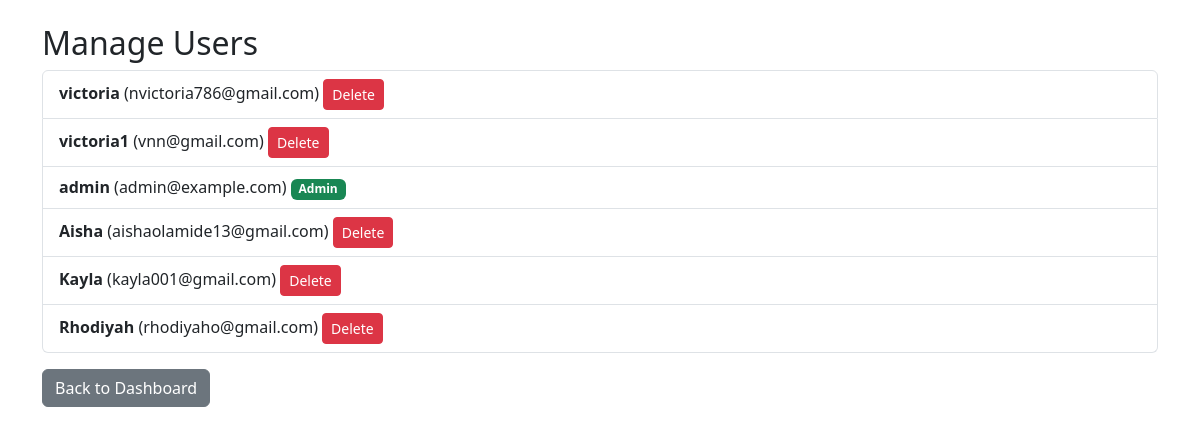
/admin/manage_users (signed in), run on the app's committed database.
### app/models.py (models this page shows, shortened)
class User(UserMixin, db.Model):
    id = db.Column(db.Integer, primary_key=True)
    username = db.Column(db.String(100), unique=True, nullable=False)
    email = db.Column(db.String(100), unique=True, nullable=False)
    password_hash = db.Column(db.String(128), nullable=False)
    date_joined = db.Column(db.DateTime, default=datetime.utcnow)
    is_admin = db.Column(db.Boolean, default=False)
    itineraries = db.relationship(
        'Itinerary', back_populates='user', cascade='all, delete-orphan'
    )
    uploads = db.relationship(
        'Upload', back_populates='user', cascade='all, delete-orphan', passive_deletes=True
    )
    likes = db.relationship(
        'Like', back_populates='user', cascade='all, delete-orphan', passive_deletes=True
    )
    comments = db.relationship(
        'Comment', back_populates='user', cascade='all, delete-orphan', passive_deletes=True
    )

### app/routes.py (the view)
@main.route('/admin/manage_users')
@login_required
def manage_users():
    if not current_user.is_admin:
        flash('You do not have permission to view this page.', 'danger')
        return redirect(url_for('main.dashboard'))
    users = User.query.all()  # Retrieve all users from the database
    return render_template('manage_users.html', users=users)

### app/__init__.py (called while the page is built)
def create_app():
    app = Flask(__name__)
    app.config.from_pyfile('../instance/config.py')
    app.config['UPLOAD_FOLDER'] = os.path.join(
        os.path.abspath(os.path.dirname(__file__)),
        'static',
        'uploads'
    )
    os.makedirs(app.config['UPLOAD_FOLDER'], exist_ok=True)
    bcrypt.init_app(app)
    db.init_app(app)
    migrate.init_app(app, db)
    login_manager.init_app(app)
    from .models import User
    @login_manager.user_loader
    def load_user(user_id):
        return User.query.get(int(user_id))
    from .routes import main
    app.register_blueprint(main)
    with app.app_context():
        db.create_all()
        create_admin_user()
    return app

### app/templates/manage_users.html (shortened to what this page needs)
<!DOCTYPE html>
<html lang="en">
<head>
    <link href="https://cdn.jsdelivr.net/npm/bootstrap@5.3.0/dist/css/bootstrap.min.css" rel="stylesheet">
</head>
<body>
<div class="container mt-4">
    <h2>Manage Users</h2>
    <ul class="list-group">
        {% for user in users %}
            <li class="list-group-item">
                <strong>{{ user.username }}</strong> ({{ user.email }})
                {% if user.is_admin %}
                    <span class="badge bg-success">Admin</span>
                {% else %}
                    <form action="{{ url_for('main.delete_user', user_id=user.id) }}" method="POST" style="display:inline;">
                        <button type="submit" class="btn btn-danger btn-sm" onclick="return confirm('Are you sure you want to delete this user?')">Delete</button>
                    </form>
                {% endif %}
            </li>
        {% else %}
            <p>No users found.</p>
        {% endfor %}
    </ul>
    <a href="{{ url_for('main.admin_dashboard') }}" class="btn btn-secondary mt-3">Back to Dashboard</a>
</div>
</body>
</html>

### data on the page
User: username "victoria", email "nvictoria786@gmail.com"
User: username "victoria1", email "vnn@gmail.com"
User: username "admin", email "admin@example.com", is_admin "Admin"
User: username "Aisha", email "aishaolamide13@gmail.com"
User: username "Kayla", email "kayla001@gmail.com"
User: username "Rhodiyah", email "rhodiyaho@gmail.com"
